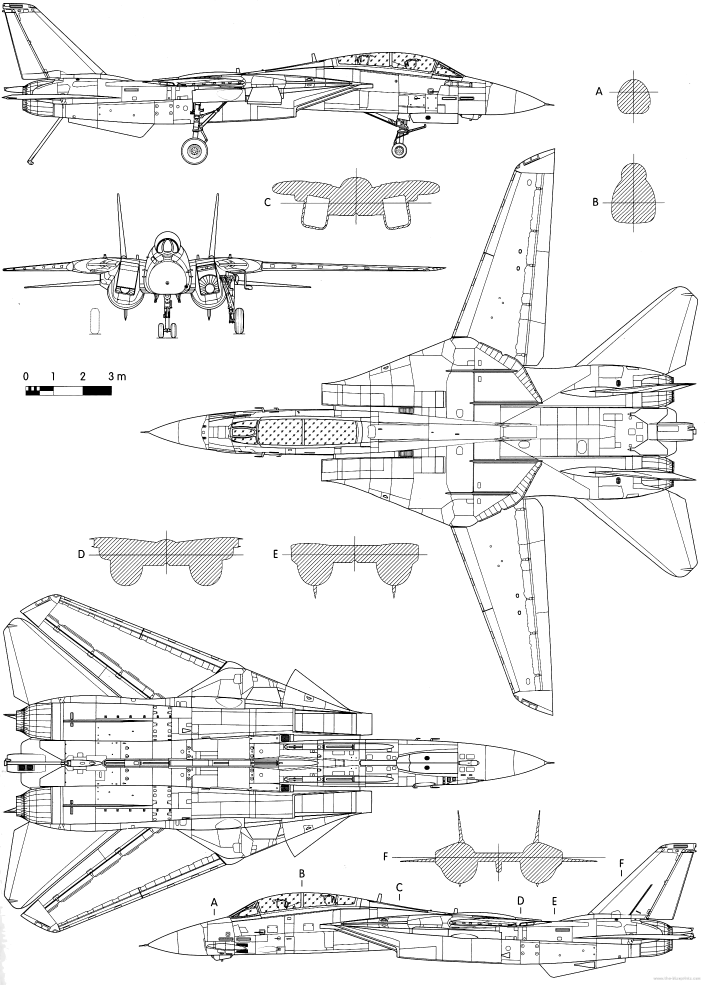
#> input picture references/UPC_Figure3_15_source_exact.png, 2113 x 2953 px (shown at 1/3 size)
$ python recover_AB_open_stroke_midpoint_guides.py
#> lines starting #> are read from the running program, lines starting #| are printed output that depends on the picture
from pathlib import Path
from PIL import Image,ImageDraw
import numpy as np,json,hashlib
O=Path(__file__).parent;R=O.parents[1];src=R/'references/UPC_Figure3_15_source_exact.png';im=Image.open(src).convert('RGB');a=np.array(im.convert('L'));sections=[]
#> further down, im is the input picture: PIL image 2113x2953 RGB; min 0, max 255, mean 239.5
for sec,x0,x1,ys,axis in [('A',1840,1960,range(245,337),(270,281)),('B',1820,1980,range(499,660),(604,617))]:
 cases=[]
 for t in [96,128,160]:
  segs=[];omitted=[]
  for side in ['left','right']:
   part=[]
   for y in ys:
    reason='Achsenband' if axis[0]<=y<=axis[1] else None
    xs=np.where(a[y,x0:x1]<t)[0]+x0;groups=[g for g in np.split(xs,np.where(np.diff(xs)>1)[0]+1) if len(g)];g=groups[0] if side=='left' else groups[-1]
    if g[0]==x0 or g[-1]==x1-1 or len(g)>6:reason='Randkontakt oder langer Strichlauf'
    q=[float((g[0]+g[-1])/2),y]
    if reason:
     if len(part)>1:segs.append(part)
     part=[];omitted.append(dict(side=side,y=y,reason=reason));continue
    if part and abs(q[0]-part[-1][0])>3:
     if len(part)>1:segs.append(part)
     part=[];omitted.append(dict(side=side,y=y,reason='Sprung groesser3px; keine Verbindung'))
    part.append(q)
   if len(part)>1:segs.append(part)
  cases.append(dict(threshold=t,segments_pixel=segs,omitted=omitted))
 sections.append(dict(section=sec,cases=cases))
#> after the loop, sections = 2 items
r=dict(status='AB_OFFENE_STRICHLAUFMItTELREFERENZEN_ERFASST',source_sha256=hashlib.sha256(src.read_bytes()).hexdigest(),sections=sections,limits=['Horizontale Strichlaufmittelpunkte, keine unabhaengige normale Mittellinienmessung.','FensterA245..336/B499..659 schliessen Kappen aus; Achsen und langeLaeufe ausgelassen.','Keine Verbindung ueber Luecken oder Spruenge; keine geschlossene Sektion oder metrische Freigabe.'],production_release=False)
#> r = 5 items
(O/'AB_open_stroke_midpoint_guides.json').write_text(json.dumps(r,ensure_ascii=False,indent=2),encoding='utf-8');out=Image.new('RGB',(1280,850),'white')
#> after `out = Image.new('RGB', (1280, 850), 'white')`: out: PIL image 1280x850 RGB; every value is 255
for k,(s,box) in enumerate(zip(sections,[(1830,230,1970,350),(1810,480,1990,680)])):
 crop=im.crop(box).resize(((box[2]-box[0])*4,(box[3]-box[1])*4));d=ImageDraw.Draw(crop)
 for seg in s['cases'][1]['segments_pixel']:d.line([((x-box[0])*4,(y-box[1])*4) for x,y in seg],fill='red',width=1)
 out.paste(crop,(0 if k==0 else 560,0))
#> this loop made 2 passes
#> box on passes 1 to 2: (1830, 230, 1970, 350), (1810, 480, 1990, 680)
#> pass 1, `crop = im.crop(box).resize(((box[2] - box[0]) * 4, (box[3] - box[1]) *`:
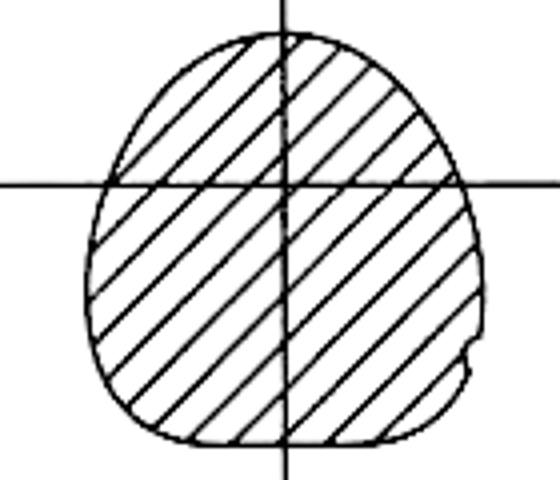
#> crop: PIL image 560x480 RGB; min 0, max 255, mean 222.7
#> pass 2, `crop = im.crop(box).resize(((box[2] - box[0]) * 4, (box[3] - box[1]) *`:
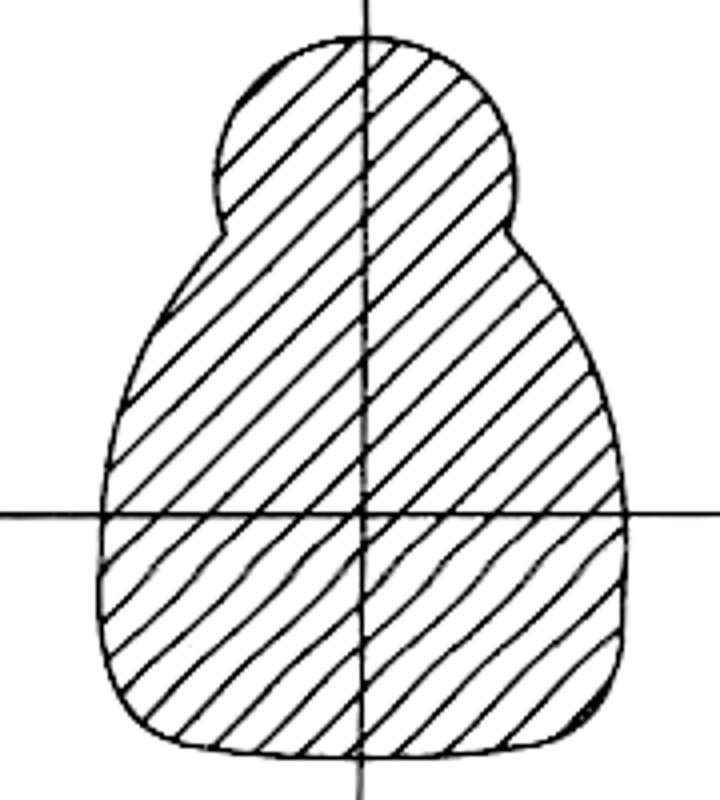
#> crop: PIL image 720x800 RGB; min 0, max 255, mean 225.4
#> after the loop:
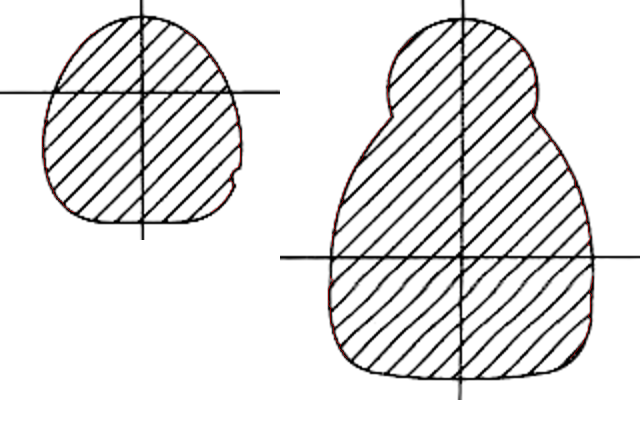
#> out: PIL image 1280x850 RGB (shown at 1/2 size); mean R, G, B 231.7, 231.3, 231.3
out.save(O/'AB_open_stroke_midpoint_guides_overlay.png');print([(s['section'],[(c['threshold'],[len(v) for v in c['segments_pixel']],len(c['omitted'])) for c in s['cases']]) for s in sections])
#| [('A', [(96, [25, 55, 25, 55], 24), (128, [25, 55, 25, 55], 24), (160, [25, 55, 25, 55], 24)]), ('B', [(96, [105, 41, 105, 42], 29), (128, [105, 42, 105, 42], 28), (160, [105, 42, 105, 42], 28)])]
